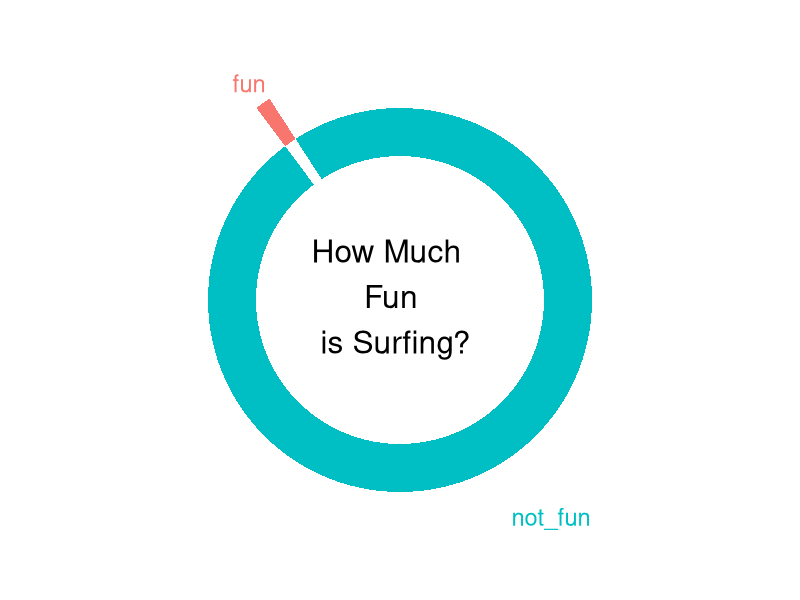

Write R code to recreate this figure.
## ---- chunk 1
knitr::opts_chunk$set(echo = TRUE)
## ---- chunk 2
df <- data.frame(
  activity = c("waiting/failing", "wave1", "wave2", "wave3", "wave4", "wave5"),
  time_in_seconds = c(5343, 12, 8, 15, 10, 12)
)
# make small data frame
sdf <- data.frame(
  having_fun = c("not_fun", "fun"),
  time_in_seconds = c(5343, 57)
)
## ---- chunk 3
knitr::kable(df)
## ---- chunk 4
knitr::kable(sdf)
## ---- chunk 5
library(ggplot2)
# compute percentages
sdf$proportion <- sdf$time_in_seconds / sum(sdf$time_in_seconds)
# compute cummalative percentages (top of each rectangle)
sdf$ymax <- cumsum(sdf$proportion)
# compute bottom of each rectangle
sdf$ymin <- c(0, head(sdf$ymax, n = -1))
# compute label position
sdf$label_position <- (sdf$ymax + sdf$ymin) / 2
# compute sensible label
sdf$label <- paste0(sdf$having_fun)
# segment the fun part
sdf$x1 <- (1:nrow(sdf)) + 1
sdf$x2 <- (1:nrow(sdf)) + 2
# plot
ggplot(sdf, aes(ymax = ymax, ymin = ymin, xmax = x1, xmin = x2, fill = having_fun), colour = "white") +
  geom_rect() +
  geom_text(x = 4.5, aes(y = label_position, label = label, colour = having_fun), size = 6) +
  coord_polar(theta = "y", start = 345) +
  ylim(0, 1) +
  xlim(c(-1, 4)) +
  theme_void() +
  theme(legend.position = "none") +
  annotate("text", x = -0.8, y = 0.9, label = "How Much \n Fun \n is Surfing?", size = 8)
